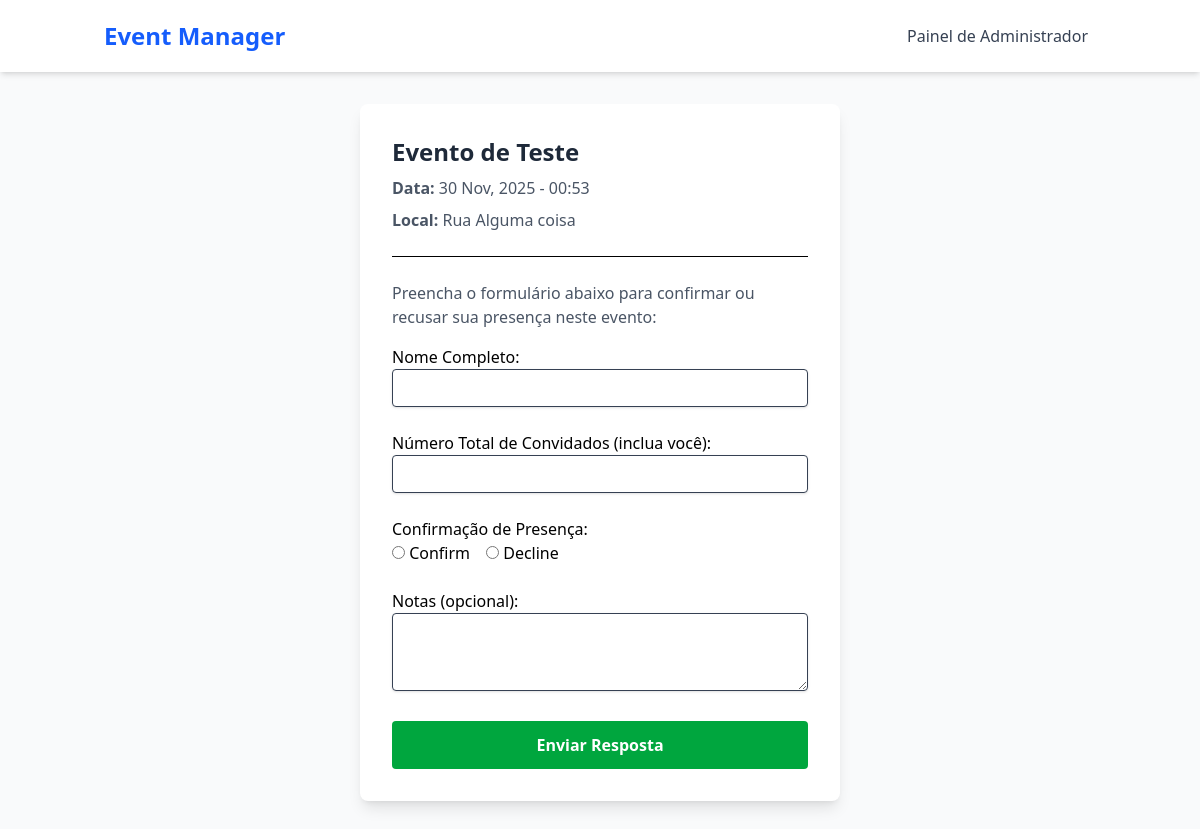
The page /confirmar/ee86e6aae673IXRCQM3Q/ on the database its author committed.
### core/models.py (models this page shows, shortened)
class Event(models.Model):
  name = models.CharField(max_length=120)
  date = models.DateTimeField()
  location = models.CharField(max_length=250)
  description = models.TextField(blank=True)
  access_code = models.CharField(max_length=10, unique=True, editable=False)
  created_by = models.ForeignKey(User, on_delete=models.CASCADE)

### core/views.py (the view, shortened to what this page needs)
# urls.py: path('', views.AttendanceConfirmationView.as_view(), name='enter-access-code'),
class AttendanceConfirmationView(FormView):
  template_name = 'attendance_confirmation.html'
  form_class = AttendanceConfirmationCodeForm
  def dispatch(self, request, *args, **kwargs):
    self.access_code = kwargs.get('access_code')
    if self.access_code:
      self.event = get_object_or_404(Event, access_code=self.access_code)
      self.form_class = AttendanceForm
    else:
      self.event = None
      self.form_class = AttendanceConfirmationCodeForm
    return super().dispatch(request, *args, **kwargs)
  def get_context_data(self, **kwargs):
    context = super().get_context_data(**kwargs)
    if self.event:
      context['event'] = self.event
    return context

### core/forms.py
class AttendanceForm(forms.Form):
  guest_name = forms.CharField(
    label="Nome Completo",
    max_length=200,
    widget=forms.TextInput(attrs={
      "class": "shadow border rounded w-full py-2 px-3 text-gray-700 leading-tight focus:outline-none focus:ring-2 focus:ring-blue-500"
    })
  )
  total_guests = forms.IntegerField(
    label="Número Total de Convidados (inclua você)",
    min_value=1,
    widget=forms.NumberInput(attrs={
      "class": "shadow border rounded w-full py-2 px-3 text-gray-700 leading-tight focus:outline-none focus:ring-2 focus:ring-blue-500"
    })
  )
  status = forms.ChoiceField(
    label="Confirmação de Presença",
    choices=[('confirmed', 'Confirm'), ('declined', 'Decline')],
    widget=forms.RadioSelect(attrs={"class": "inline-flex space-x-4"})
  )
  notes = forms.CharField(
    label="Notas (opcional)",
    required=False,
    widget=forms.Textarea(attrs={
      "class": "shadow border rounded w-full py-2 px-3 text-gray-700 leading-tight focus:outline-none focus:ring-2 focus:ring-blue-500",
      "rows": 3
    })
  )

### core/templates/attendance_confirmation.html (shortened to what this page needs)
{% extends 'base.html' %}
{% block content %}
<div class="container mx-auto px-4 py-8 max-w-lg">
  <div class="bg-white rounded-lg shadow-lg p-8">
    {% if not event %}
    <h1 class="text-2xl font-bold text-gray-800 mb-6">Confirmar Presença em Evento</h1>
    <p class="mb-4 text-gray-600">Digite o código de acesso enviado pelo organizador para acessar o formulário de
      confirmação:</p>
    <form method="post" class="space-y-6">
      {% csrf_token %}
      {{ form.non_field_errors }}
      <div>
        {{ form.access_code.label_tag }}
        {{ form.access_code }}
        {% if form.access_code.errors %}
        <p class="text-red-500 text-xs mt-1">{{ form.access_code.errors.0 }}</p>
        {% endif %}
      </div>
      <div>
        <button type="submit"
          class="w-full bg-blue-600 hover:bg-blue-700 text-white font-bold py-3 px-6 rounded">Avançar</button>
      </div>
    </form>
    {% else %}
    <h1 class="text-2xl font-bold text-gray-800 mb-2">{{ event.name }}</h1>
    <p class="text-gray-600 mb-2"><strong>Data:</strong> {{ event.date|date:"d M, Y - H:i" }}</p>
    <p class="text-gray-600 mb-4"><strong>Local:</strong> {{ event.location }}</p>
    <hr class="my-6">
    <p class="mb-4 text-gray-600">Preencha o formulário abaixo para confirmar ou recusar sua presença neste evento:</p>
    <form method="post" class="space-y-6">
      <div>
        {{ form.guest_name.label_tag }}
        {{ form.guest_name }}
      </div>
      <div>
        {{ form.total_guests.label_tag }}
        {{ form.total_guests }}
      </div>
      <div>
        {{ form.status.label_tag }}
        <div class="flex space-x-4">{{ form.status }}</div>
      </div>
      <div>
        {{ form.notes.label_tag }}
        {{ form.notes }}
      </div>
      <div>
        <button type="submit"
          class="w-full bg-green-600 hover:bg-green-700 text-white font-bold py-3 px-6 rounded">Enviar Resposta</button>
      </div>
    </form>
    {% endif %}
  </div>
</div>
{% endblock content %}

### rows shown on the page
Event: name "Evento de Teste", date "30 Nov, 2025 - 00:53", location "Rua Alguma coisa"
